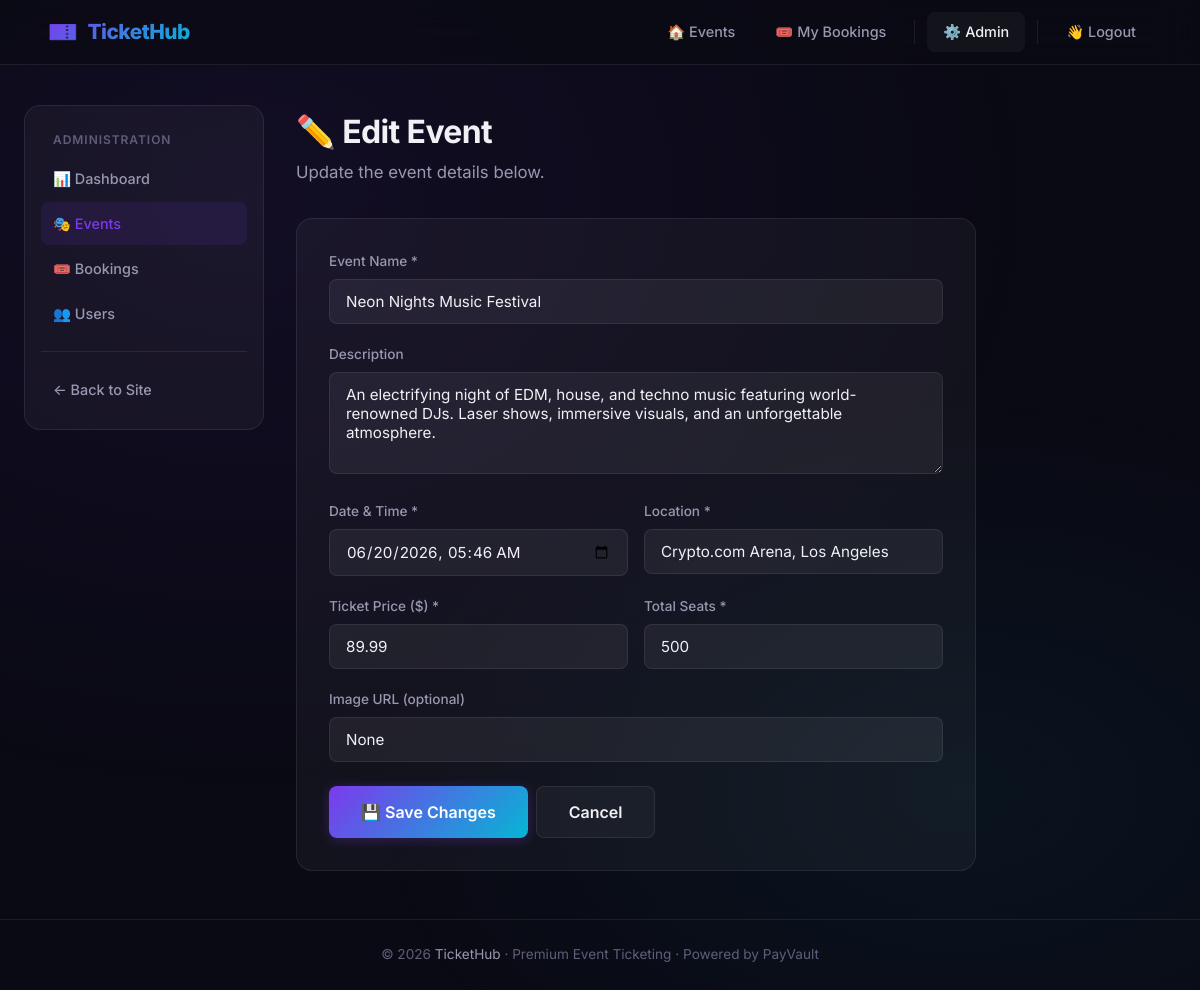
The app's page /admin/events/1/edit (signed in) with its own data.
### tickethub_core/models.py (models this page shows, shortened)
class Event(db.Model):
    __tablename__ = "events"
    id = db.Column(db.Integer, primary_key=True)
    name = db.Column(db.String(200), nullable=False)
    description = db.Column(db.Text, nullable=True)
    date = db.Column(db.DateTime, nullable=False)
    location = db.Column(db.String(200), nullable=False)
    price = db.Column(db.Float, nullable=False)
    total_seats = db.Column(db.Integer, nullable=False)
    available_seats = db.Column(db.Integer, nullable=False)
    image_url = db.Column(db.String(500), nullable=True)
    created_at = db.Column(
        db.DateTime, nullable=False, default=lambda: datetime.now(timezone.utc)
    )
    bookings = db.relationship("Booking", backref="event", lazy=True)
    reviews = db.relationship("Review", backref="event", lazy=True)

### tickethub_core/app.py (the view, shortened to what this page needs)
@app.route("/admin/events/<int:event_id>/edit", methods=["GET", "POST"])
@admin_required
def admin_edit_event(event_id):
    event = Event.query.get_or_404(event_id)
    return render_template("admin/event_form.html", event=event)

### tickethub_core/app.py (called while the page is built)
@login_manager.user_loader
def load_user(user_id):
    return User.query.get(int(user_id))

def admin_required(f):
    @wraps(f)
    @login_required
    def decorated(*args, **kwargs):
        if not current_user.is_admin:
            abort(403)
        return f(*args, **kwargs)
    return decorated

@app.context_processor
def inject_globals():
    return {"now": datetime.now(timezone.utc)}

### tickethub_core/templates/admin/event_form.html (shortened to what this page needs)
{% extends "base.html" %}
{% block content %}
<div class="container">
    <div class="admin-layout">
        <aside class="admin-sidebar">
            <div class="sidebar-title">Administration</div>
            <a href="{{ url_for('admin_dashboard') }}">📊 Dashboard</a>
            <a href="{{ url_for('admin_events') }}" class="active">🎭 Events</a>
            <a href="{{ url_for('admin_bookings') }}">🎟️ Bookings</a>
            <a href="{{ url_for('admin_users') }}">👥 Users</a>
            <div style="margin-top: 16px; padding-top: 16px; border-top: 1px solid var(--border-subtle);">
                <a href="{{ url_for('index') }}">← Back to Site</a>
            </div>
        </aside>
        <div class="admin-main">
            <h1 class="page-title fade-in-up">{{ '✏️ Edit Event' if event else '➕ Add New Event' }}</h1>
            <p class="page-subtitle fade-in-up">{{ 'Update the event details below.' if event else 'Fill in the details for your new event.' }}</p>
            <div class="card fade-in-up" style="max-width: 680px; padding: 32px;">
                <form method="POST" action="{{ url_for('admin_edit_event', event_id=event.id) if event else url_for('admin_add_event') }}">
                    <div class="form-group">
                        <label class="form-label" for="name">Event Name *</label>
                        <input type="text" id="name" name="name" class="form-control" placeholder="e.g. Summer Music Festival" value="{{ event.name if event else '' }}" required>
                    </div>
                    <div class="form-group">
                        <label class="form-label" for="description">Description</label>
                        <textarea id="description" name="description" class="form-control" rows="4" placeholder="Describe the event...">{{ event.description if event else '' }}</textarea>
                    </div>
                    <div style="display: grid; grid-template-columns: 1fr 1fr; gap: 16px;">
                        <div class="form-group">
                            <label class="form-label" for="date">Date & Time *</label>
                            <input type="datetime-local" id="date" name="date" class="form-control" value="{{ event.date.strftime('%Y-%m-%dT%H:%M') if event else '' }}" required>
                        </div>
                        <div class="form-group">
                            <label class="form-label" for="location">Location *</label>
                            <input type="text" id="location" name="location" class="form-control" placeholder="e.g. Madison Square Garden" value="{{ event.location if event else '' }}" required>
                        </div>
                    </div>
                    <div style="display: grid; grid-template-columns: 1fr 1fr; gap: 16px;">
                        <div class="form-group">
                            <label class="form-label" for="price">Ticket Price ($) *</label>
                            <input type="number" id="price" name="price" class="form-control" step="0.01" min="0" placeholder="0.00" value="{{ event.price if event else '' }}" required>
                        </div>
                        <div class="form-group">
                            <label class="form-label" for="total_seats">Total Seats *</label>
                            <input type="number" id="total_seats" name="total_seats" class="form-control" min="1" placeholder="100" value="{{ event.total_seats if event else '' }}" required>
                        </div>
                    </div>
                    <div class="form-group">
                        <label class="form-label" for="image_url">Image URL (optional)</label>
                        <input type="text" id="image_url" name="image_url" class="form-control" placeholder="https://example.com/image.jpg" value="{{ event.image_url if event else '' }}">
                    </div>
                    <div class="d-flex gap-1 mt-3">
                        <button type="submit" class="btn btn-primary btn-lg">{{ '💾 Save Changes' if event else '🎭 Create Event' }}</button>
                        <a href="{{ url_for('admin_events') }}" class="btn btn-secondary btn-lg">Cancel</a>
                    </div>
                </form>
            </div>
        </div>
    </div>
</div>
{% endblock %}

### records on screen
Event: name "Neon Nights Music Festival", description "An electrifying night of EDM, house, and techno music featuring world-renowned DJs. Laser shows, immersive visuals, and an unforgettable atmosphere.", date "06/20/2026 05:46", location "Crypto.com Arena, Los Angeles", price "89.99", total_seats "500", image_url "None"

### other values on screen
{{ '✏️ Edit Event' if event else '➕ Add New Event' }} "✏️ Edit Event"
{{ '💾 Save Changes' if event else '🎭 Create Event' }} "💾 Save Changes"
